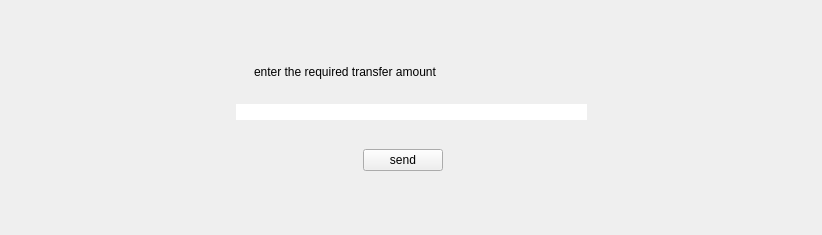
                    <widget class="QWidget" name="page_9">
                     <layout class="QGridLayout" name="gridLayout_4">
                      <item row="1" column="1" rowspan="2">
                       <layout class="QVBoxLayout" name="verticalLayout_3" stretch="0,0">
                        <item>
                         <layout class="QHBoxLayout" name="horizontalLayout_10">
                          <property name="leftMargin">
                           <number>18</number>
                          </property>
                          <property name="rightMargin">
                           <number>4</number>
                          </property>
                          <item>
                           <widget class="QLabel" name="label_10">
                            <property name="styleSheet">
                             <string notr="true">font: 12pt &quot;MS Shell Dlg 2&quot;;</string>
                            </property>
                            <property name="text">
                             <string>
enter the required transfer amount</string>
                            </property>
                           </widget>
                          </item>
                         </layout>
                        </item>
                        <item>
                         <layout class="QVBoxLayout" name="verticalLayout_4" stretch="1,2">
                          <property name="topMargin">
                           <number>5</number>
                          </property>
                          <item>
                           <layout class="QHBoxLayout" name="horizontalLayout_11">
                            <property name="topMargin">
                             <number>14</number>
                            </property>
                            <property name="bottomMargin">
                             <number>13</number>
                            </property>
                            <item>
                             <widget class="QLineEdit" name="lineEdit_5">
                              <property name="sizePolicy">
                               <sizepolicy hsizetype="Expanding" vsizetype="Expanding">
                                <horstretch>0</horstretch>
                                <verstretch>0</verstretch>
                               </sizepolicy>
                              </property>
                              <property name="styleSheet">
                               <string notr="true">background-color: rgb(255, 255, 255);
font: 10pt &quot;MS Shell Dlg 2&quot;;
border-radius: 10px;</string>
                              </property>
                             </widget>
                            </item>
                           </layout>
                          </item>
                          <item>
                           <layout class="QVBoxLayout" name="verticalLayout_5">
                            <item>
                             <layout class="QHBoxLayout" name="horizontalLayout_12">
                              <property name="leftMargin">
                               <number>127</number>
                              </property>
                              <property name="topMargin">
                               <number>10</number>
                              </property>
                              <property name="rightMargin">
                               <number>144</number>
                              </property>
                              <property name="bottomMargin">
                               <number>13</number>
                              </property>
                              <item>
                               <widget class="QPushButton" name="pushButton_5">
                                <property name="text">
                                 <string>send</string>
                                </property>
                               </widget>
                              </item>
                             </layout>
                            </item>
                           </layout>
                          </item>
                         </layout>
                        </item>
                       </layout>
                      </item>
                      <item row="2" column="2">
                       <spacer name="horizontalSpacer_3">
                        <property name="orientation">
                         <enum>Qt::Horizontal</enum>
                        </property>
                        <property name="sizeType">
                         <enum>QSizePolicy::Expanding</enum>
                        </property>
                        <property name="sizeHint" stdset="0">
                         <size>
                          <width>224</width>
                          <height>20</height>
                         </size>
                        </property>
                       </spacer>
                      </item>
                      <item row="1" column="0">
                       <spacer name="horizontalSpacer_2">
                        <property name="orientation">
                         <enum>Qt::Horizontal</enum>
                        </property>
                        <property name="sizeHint" stdset="0">
                         <size>
                          <width>225</width>
                          <height>20</height>
                         </size>
                        </property>
                       </spacer>
                      </item>
                      <item row="0" column="1">
                       <spacer name="verticalSpacer">
                        <property name="orientation">
                         <enum>Qt::Vertical</enum>
                        </property>
                        <property name="sizeHint" stdset="0">
                         <size>
                          <width>20</width>
                          <height>40</height>
                         </size>
                        </property>
                       </spacer>
                      </item>
                      <item row="3" column="1">
                       <spacer name="verticalSpacer_2">
                        <property name="orientation">
                         <enum>Qt::Vertical</enum>
                        </property>
                        <property name="sizeHint" stdset="0">
                         <size>
                          <width>20</width>
                          <height>40</height>
                         </size>
                        </property>
                       </spacer>
                      </item>
                     </layout>
                    </widget>
